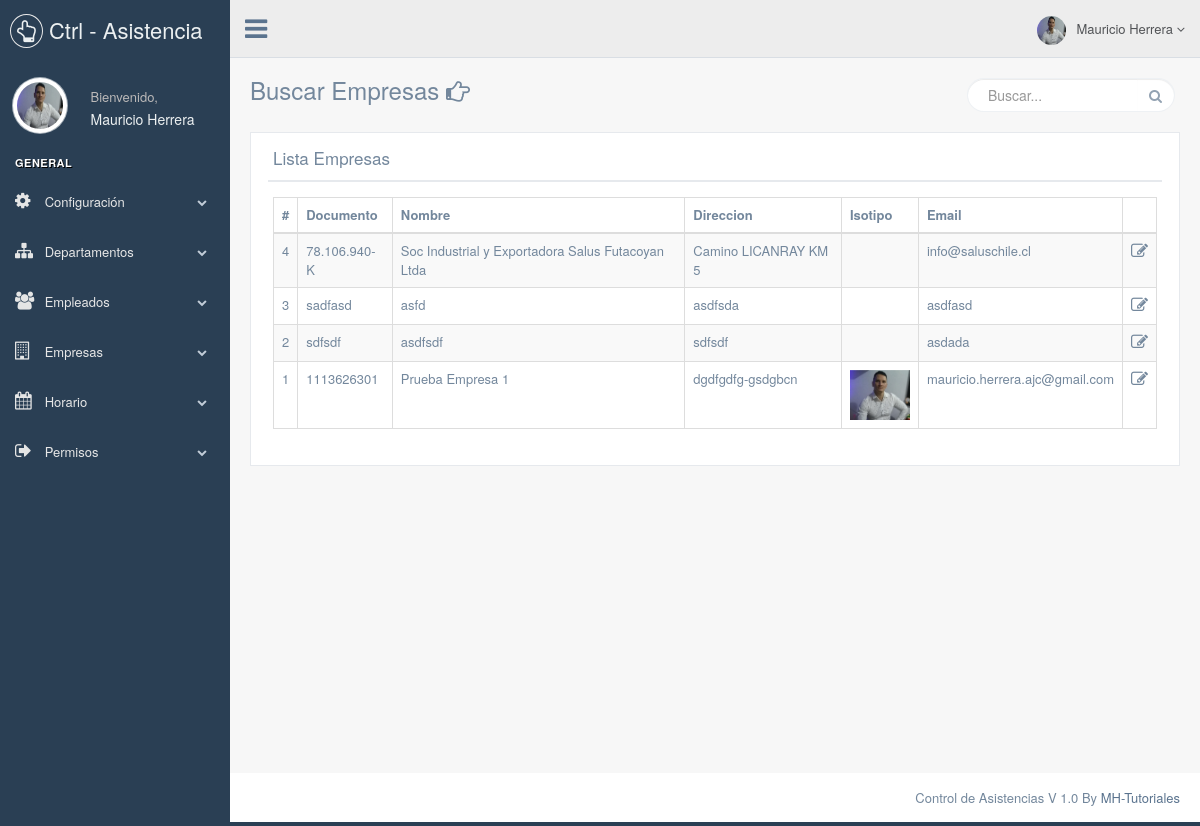
The app's page /Views/ListarEmpresas.php (signed in) with its own data.
### tables this page shows
CREATE TABLE `empresa` (
  `id_empresa` int(11) NOT NULL AUTO_INCREMENT,
  `nombre_empresa` varchar(255) DEFAULT NULL,
  `documento` varchar(50) DEFAULT NULL,
  `direccion` varchar(150) DEFAULT NULL,
  `isotipo` varchar(255) DEFAULT NULL,
  `email` varchar(255) DEFAULT NULL,
  `fecha_creacion` datetime NOT NULL,
  PRIMARY KEY (`id_empresa`)
);

### Model/BD.php (called while the page is built, shortened)
<?php
include_once '../Utils/SimbolyLink.php';
class BD {
    private $con;
    private $rs;
    public function __construct() {
        try {
            $this->con = new PDO('mysql:host=' . HOST . ';dbname=' . BD . ';charset=utf8', USER, PASS, array(
                PDO::ATTR_ERRMODE => PDO::ERRMODE_EXCEPTION,
                PDO::MYSQL_ATTR_INIT_COMMAND => "SET NAMES utf8"
            ));
            $this->con->setAttribute(PDO::ATTR_ERRMODE, PDO::ERRMODE_EXCEPTION);
        } catch (PDOException $e) {
            print "Error!: " . $e->getMessage() . "<br/>";
            die();
        }
    }
    public function findAll2($query, $opc = false) {
        $this->stm = $this->con->prepare($query);
        $this->stm->execute();
        if ($opc) {
            $this->rs = $this->stm->fetchAll(PDO::FETCH_OBJ);
        } else {
            $this->rs = $this->stm->fetchAll(PDO::FETCH_ASSOC);
        }
        return $this->rs;
    }
}
?>

### Utils/SimbolyLink.php (called while the page is built)
<?php
$config['base_url'] = ((isset($_SERVER['HTTPS']) && $_SERVER['HTTPS'] == "on") ? "https" : "http");
$name_project = explode("/", $_SERVER["REQUEST_URI"])[1];
$config['base_url'] .= "://" . $_SERVER['HTTP_HOST'] . "/" . $name_project;
?>

### Model/empresas/listEmpresas.php (the view)
<?php
$con = new BD();
$SQL_SELECT = "Select * from empresa order by id_empresa desc limit 500 ";
$rs = $con->findAll2($SQL_SELECT);
foreach ($rs as $key => $value) {
    ?>
    <tr>
        <td><?php echo $value['id_empresa']; ?></td>
        <td><?php echo $value['documento']; ?></td>
        <td><?php echo $value['nombre_empresa']; ?></td>
        <td><?php echo $value['direccion']; ?></td>
        <td><img width="60" src="<?php echo $config['base_url'] . "/" . $value['isotipo']; ?>" alt=""/></td>
        <td><?php echo $value['email']; ?></td>
        <td>
            <i class="fa fa-edit lg-icon redirect" data-toggle="tooltip"
               data-placement="top" title data-original-title="Editar"
               data-page="<?php echo $config['base_url'] . "/Views/EditarEmpresas/" . $value['id_empresa']; ?>">
            </i>
        </td>
    </tr>
    <?php
}
?>

### css/proyect.css (style rules this page uses)
.lg-icon { font-size: 17px; }

### records on screen
empresa: id_empresa "4", documento "78.106.940-K", nombre_empresa "Soc Industrial y Exportadora Salus Futacoyan Ltda", direccion "Camino LICANRAY KM 5", email "info@saluschile.cl"
empresa: id_empresa "3", documento "sadfasd", nombre_empresa "asfd", direccion "asdfsda", email "asdfasd"
empresa: id_empresa "2", documento "sdfsdf", nombre_empresa "asdfsdf", direccion "sdfsdf", email "asdada"
empresa: id_empresa "1", documento "1113626301", nombre_empresa "Prueba Empresa 1", direccion "dgdfgdfg-gsdgbcn", isotipo (picture), email "mauricio.herrera.ajc@gmail.com"

### other values on screen
$_SESSION["obj_user"][0]["nombres"] "Mauricio"
$_SESSION["obj_user"][0]["apellidos"] "Herrera"
$key "Departamentos"
$key "Empleados"
$key "Empresas"
$key "Horario"
$key "Permisos"
$title "Lista Empresas"
